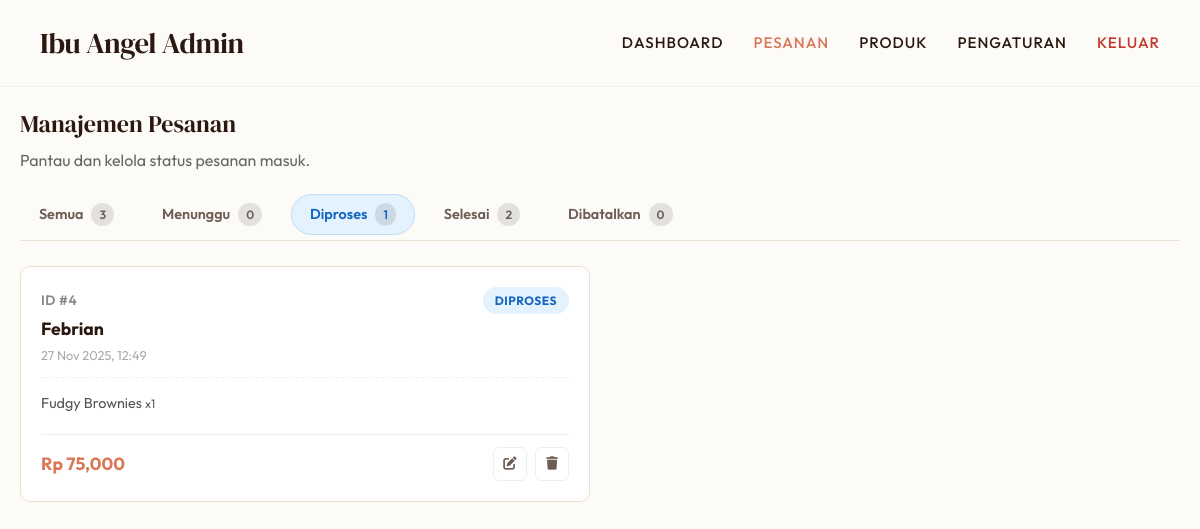
The page /admin/orders.php?status=processed (signed in) on the database its author committed.
### tables this page shows
CREATE TABLE `orders` (
  `id` int NOT NULL,
  `customer_name` varchar(100) NOT NULL,
  `items` text NOT NULL,
  `total_price` decimal(10,2) NOT NULL,
  `status` enum('pending','processed','completed','cancelled') DEFAULT 'pending',
  `created_at` timestamp NULL DEFAULT CURRENT_TIMESTAMP
);

### admin/orders.php (the view, shortened to what this page needs)
<?php
require_once __DIR__ . '/../app/db.php';
$page = isset($_GET['page']) ? (int)$_GET['page'] : 1;
$limit = 10;
$offset = ($page - 1) * $limit;
$status_filter = isset($_GET['status']) ? $_GET['status'] : 'all';
$sql_base = "FROM orders";
$params = [];
if ($status_filter !== 'all') {
    $sql_base .= " WHERE status = ?";
    $params[] = $status_filter;
}
$sql_final = "SELECT * " . $sql_base . " ORDER BY created_at DESC LIMIT $limit OFFSET $offset";
$stmt = $pdo->prepare($sql_final);
$stmt->execute($params);
$orders = $stmt->fetchAll();
function countStatus($pdo, $status) {
    return $pdo->query("SELECT COUNT(*) FROM orders WHERE status = '$status'")->fetchColumn();
}
$cnt_pending = countStatus($pdo, 'pending');
$cnt_processed = countStatus($pdo, 'processed');
$cnt_completed = countStatus($pdo, 'completed');
$cnt_cancelled = countStatus($pdo, 'cancelled');
$cnt_all = $pdo->query("SELECT COUNT(*) FROM orders")->fetchColumn();
?>
<!DOCTYPE html>
<html lang="id">
<head>
    <link rel="stylesheet" href="../style.css">
    <link rel="stylesheet" href="https://cdnjs.cloudflare.com/ajax/libs/font-awesome/6.0.0/css/all.min.css">
</head>
<body>
<nav class="navbar">
    <a href="dashboard.php" class="logo">Ibu Angel Admin</a>
    <div class="nav-links">
        <a href="dashboard.php">Dashboard</a>
        <a href="orders.php" style="color: var(--accent);">Pesanan</a>
        <a href="products.php">Produk</a>
        <a href="settings.php">Pengaturan</a>
        <a href="logout.php" style="color: #C0392B;">Keluar</a>
    </div>
</nav>
<div class="container">
    <div class="reveal active">
        <h2 style="margin-bottom: 5px;">Manajemen Pesanan</h2>
        <p style="color: #666; margin-bottom: 20px;">Pantau dan kelola status pesanan masuk.</p>
    </div>
    <div class="status-tabs reveal">
        <a href="?status=all" class="tab-link <?= $status_filter == 'all' ? 'active' : '' ?>" data-status="all">
            Semua <span class="counter-badge"><?= $cnt_all ?></span>
        </a>
        <a href="?status=pending" class="tab-link <?= $status_filter == 'pending' ? 'active' : '' ?>" data-status="pending">
            Menunggu <span class="counter-badge"><?= $cnt_pending ?></span>
        </a>
        <a href="?status=processed" class="tab-link <?= $status_filter == 'processed' ? 'active' : '' ?>" data-status="processed">
            Diproses <span class="counter-badge"><?= $cnt_processed ?></span>
        </a>
        <a href="?status=completed" class="tab-link <?= $status_filter == 'completed' ? 'active' : '' ?>" data-status="completed">
            Selesai <span class="counter-badge"><?= $cnt_completed ?></span>
        </a>
        <a href="?status=cancelled" class="tab-link <?= $status_filter == 'cancelled' ? 'active' : '' ?>" data-status="cancelled">
            Dibatalkan <span class="counter-badge"><?= $cnt_cancelled ?></span>
        </a>
    </div>
    <div class="order-grid">
        <?php foreach ($orders as $o): ?>
            <?php
                $items = json_decode($o['items'], true);
                $status_labels = ['pending'=>'Menunggu', 'processed'=>'Diproses', 'completed'=>'Selesai', 'cancelled'=>'Dibatalkan'];
                $label = $status_labels[$o['status']] ?? $o['status'];
            ?>
            <div class="order-card reveal">
                <div class="card-header">
                    <div>
                        <span class="order-id">ID #<?= $o['id'] ?></span>
                        <span class="cust-name"><?= htmlspecialchars($o['customer_name']) ?></span>
                        <span class="order-date"><?= date('d M Y, H:i', strtotime($o['created_at'])) ?></span>
                    </div>
                    <span class="badge <?= $o['status'] ?>"><?= $label ?></span>
                </div>
                <div class="card-items">
                    <?php $countItem = 0; ?>
                    <?php foreach ($items as $item): ?>
                        <?php if($countItem < 3):  ?>
                            <div class="item-row">
                                <span><?= htmlspecialchars($item['name']) ?> <small class="text-muted">x<?= $item['qty'] ?></small></span>
                            </div>
                        <?php endif; $countItem++; ?>
                    <?php endforeach; ?>
                </div>
                <div class="card-footer">
                    <div class="total-price">Rp <?= number_format($o['total_price']) ?></div>
                    <div class="action-group">
                        <button class="btn-icon" title="Ubah Status" onclick="openStatusModal(<?= $o['id'] ?>, '<?= $o['status'] ?>')">
                            <i class="fas fa-edit"></i>
                        </button>
                        <form method="POST" onsubmit="return confirm('Hapus permanen?');" style="margin:0;">
                            <button type="submit" class="btn-icon delete" title="Hapus">
                                <i class="fas fa-trash"></i>
                            </button>
                        </form>
                    </div>
                </div>
            </div>
        <?php endforeach; ?>
    </div>
</div>
</body>
</html>

### style.css (style rules this page uses)
:root { --bg-cream: #FDFBF7; --bg-card: #FFFFFF; --text-dark: #2C1810; --text-light: #6D5D55; --accent: #D97757; --accent-dark: #B05538; --line-color: #ECE0D1; --font-heading: 'DM Serif Display', serif; --font-body: 'Outfit', sans-serif; }
* { box-sizing: border-box; margin: 0; padding: 0; }
html { scroll-behavior: smooth; }
body { background-color: var(--bg-cream); color: var(--text-dark); font-family: var(--font-body); line-height: 1.6; overflow-x: hidden; }
h1, h2, h3, h4 { font-family: var(--font-heading); font-weight: 400; color: var(--text-dark); }
.reveal { opacity: 0; transform: translateY(40px); transition: all 1s cubic-bezier(0.165, 0.84, 0.44, 1); }
.reveal.active { opacity: 1; transform: translateY(0); }
.navbar { position: fixed; top: 0; left: 0; right: 0; background: rgba(253, 251, 247, 0.9); backdrop-filter: blur(12px); -webkit-backdrop-filter: blur(12px); padding: 20px 40px; z-index: 1000; display: flex; justify-content: space-between; align-items: center; border-bottom: 1px solid rgba(44, 24, 16, 0.05); transition: padding 0.3s ease; }
.logo { font-family: var(--font-heading); font-size: 1.8rem; color: var(--text-dark); text-decoration: none; letter-spacing: -0.5px; }
.nav-links { list-style: none; display: flex; gap: 30px; align-items: center; }
.nav-links a { text-decoration: none; color: var(--text-dark); font-weight: 500; font-size: 0.95rem; text-transform: uppercase; letter-spacing: 1px; position: relative; transition: color 0.3s; }
.nav-links a::after { content: ''; position: absolute; bottom: -5px; left: 0; width: 0; height: 1px; background: var(--accent); transition: width 0.3s ease; }

### admin/orders.php (style rules this page uses)
body { padding-top: 85px; background-color: var(--bg-cream); }
.container { max-width: 1200px; margin: 0 auto; padding: 20px; }
.status-tabs { display: flex; gap: 10px; margin-bottom: 25px; overflow-x: auto; padding-bottom: 5px; border-bottom: 1px solid var(--line-color); }
.tab-link { text-decoration: none; padding: 8px 18px; border-radius: 30px; font-size: 0.9rem; font-weight: 600; color: var(--text-light); transition: 0.3s; white-space: nowrap; display: flex; align-items: center; gap: 8px; border: 1px solid transparent; }
.tab-link.active[data-status="processed"] { background: #E3F2FD; color: #1565C0; border-color: #BBDEFB; }
.counter-badge { background: rgba(0,0,0,0.1); font-size: 0.75rem; padding: 2px 8px; border-radius: 12px; }
.order-grid { display: grid; grid-template-columns: 1fr 1fr; gap: 20px; }
.order-card { background: white; border: 1px solid var(--line-color); border-radius: 10px; padding: 20px; display: flex; flex-direction: column; gap: 15px; transition: transform 0.2s, box-shadow 0.2s; position: relative; overflow: hidden; }
.card-header { display: flex; justify-content: space-between; align-items: flex-start; border-bottom: 1px dashed #eee; padding-bottom: 12px; }
.order-id { font-size: 0.85rem; color: #888; font-weight: 600; letter-spacing: 0.5px; }
.cust-name { font-size: 1.1rem; font-weight: 700; color: var(--text-dark); margin-top: 2px; display: block; }
.order-date { font-size: 0.8rem; color: #aaa; margin-top: 2px; display: block; }
.card-items { flex-grow: 1; font-size: 0.9rem; color: #555; line-height: 1.5; }
.item-row { display: flex; justify-content: space-between; margin-bottom: 4px; }
.card-footer { display: flex; justify-content: space-between; align-items: center; margin-top: auto; padding-top: 12px; border-top: 1px solid #eee; }
.total-price { font-size: 1.1rem; font-weight: 700; color: var(--accent); }
.action-group { display: flex; gap: 8px; }
.btn-icon { width: 34px; height: 34px; border-radius: 6px; border: 1px solid #eee; background: #fff; color: var(--text-light); cursor: pointer; transition: 0.2s; display: flex; align-items: center; justify-content: center; }
.badge { padding: 4px 12px; border-radius: 20px; font-size: 0.75rem; font-weight: 700; text-transform: uppercase; letter-spacing: 0.5px; }
.badge.processed { background: #E3F2FD; color: #1565C0; }

### rows shown on the page
orders: id "4", customer_name "Febrian", created_at "27 Nov 2025, 12:49", status "DIPROSES", name "Fudgy Brownies", qty "1", total_price "75,000"

### other values the page prints
$cnt_all "3"
$cnt_pending "0"
$cnt_processed "1"
$cnt_completed "2"
$cnt_cancelled "0"
